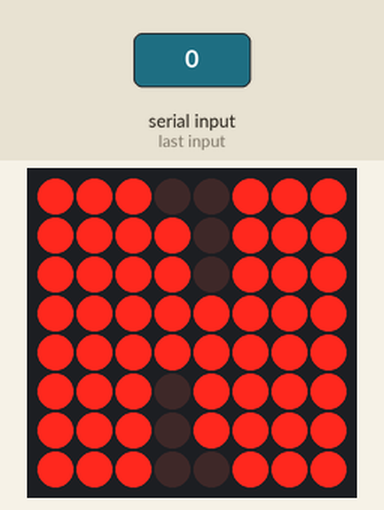
Recording of a sketch running on a simulated Arduino Uno, built with avr-gcc and run on an emulated ATmega328P. Parts: 8×8 LED matrix. The test bench sets the inputs (shaded band). What the sketch prints to the serial monitor is not drawn.

3.3 s: "0\n" received over Serial
Above: at 4.5 s.
4.8 s: "90:45\n" received over Serial
6.3 s: "1\n" received over Serial
7.8 s: "2\n" received over Serial
Timing chart, 0 to 10.8 s (numbered marks = the images above; inputs shaded):
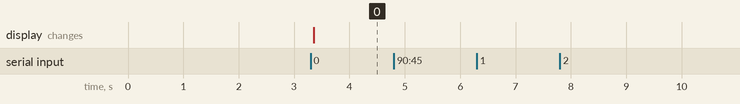

The sketch:

gear_indicator.ino
```cpp
#include <LedControl.h>

int DIN = 7;
int CS =  6;
int CLK = 5;

byte neutral[8]= {0xe7,0xf7,0xf7,0xff,0xff,0xef,0xef,0xe7};
byte reverse[8] = {0xff,0xff,0xe7,0xfc,0xfc,0xe7,0xe7,0xe7};
byte one[8] = {0x1c,0x3c,0x1c,0x1c,0x1c,0x1c,0x1c,0x1c};
byte two[8]= {0x7e,0xff,0xe7,0xe,0x38,0xe0,0xff,0xff};
byte three[8]= {0xfe,0xff,0x7,0xff,0xff,0x7,0xff,0xfe};
byte four[8]= {0xee,0xee,0xee,0xff,0xff,0xe,0xe,0xe};
byte five[8] = {0xff,0xff,0xe0,0xff,0xff,0x7,0xff,0xff};
byte six[8] = {0xff,0xff,0xe0,0xff,0xff,0xe7,0xff,0xff};
byte seven[8] = {0xff,0xff,0xff,0x7,0x7,0x7,0x7,0x7};
byte eight[8] = {0x7e,0xff,0xe7,0xff,0xff,0xe7,0xff,0x7e};

LedControl lc=LedControl(DIN,CLK,CS,1);

void setup(){
  delay(2000);

  // Serial setup
 Serial.begin(9600);
 Serial.setTimeout(50);

 lc.shutdown(0,false);
 lc.setIntensity(0,5);
 lc.clearDisplay(0);
}

String incoming;
unsigned long previousMillis = 0;
unsigned long currentMillis;

void loop()
{
  currentMillis = millis();
  // Turn off if no activity for 3s
  if (currentMillis - previousMillis >= 3000) {
    lc.clearDisplay(0);
  }

  if (Serial.available() > 0) {
    previousMillis = currentMillis; // reset
      incoming = Serial.readString();
      String gearString = getValue(incoming, ':', 1);
      int gear = gearString.toInt();

      Serial.println(gear);

      displayGear(gear);

  }
}

void displayGear(int gear){
       switch(gear){

      case 0:
      printByte(neutral);
      break;

      case 1:
      printByte(one);
      break;

      case 2:
      printByte(two);
      break;

      case 3:
      printByte(three);
      break;

      case 4:
      printByte(four);
      break;

      case 5:
      printByte(five);
      break;

      case 6:
      printByte(six);
      break;

      case 7:
      printByte(seven);
      break;

      case 8:
      printByte(eight);
      break;

      case 10:
      printByte(reverse);
      break;

      }

}


void printByte(byte character [])
{
  int i = 0;
  for(i = 0; i < 8; i++)
  {
    lc.setRow( 0, i, character[i]);
  }
}

String getValue(String data, char separator, int index)
{
  int found = 0;
  int strIndex[] = {0, -1};
  int maxIndex = data.length()-1;

  for(int i = 0; i <= maxIndex && found <= index; i++){
    if(data.charAt(i) == separator || i == maxIndex){
        found++;
        strIndex[0] = strIndex[1]+1;
        strIndex[1] = (i == maxIndex) ? i+1 : i;
    }
  }

  return found > index ? data.substring(strIndex[0], strIndex[1]) : "";
}
```

Measured:
- after the input at 3.3 s, the display: changes after 0.05 s (image 0)
- after the input at 4.8 s, every drawn part: stays the same
- after the input at 6.3 s, every drawn part: stays the same
